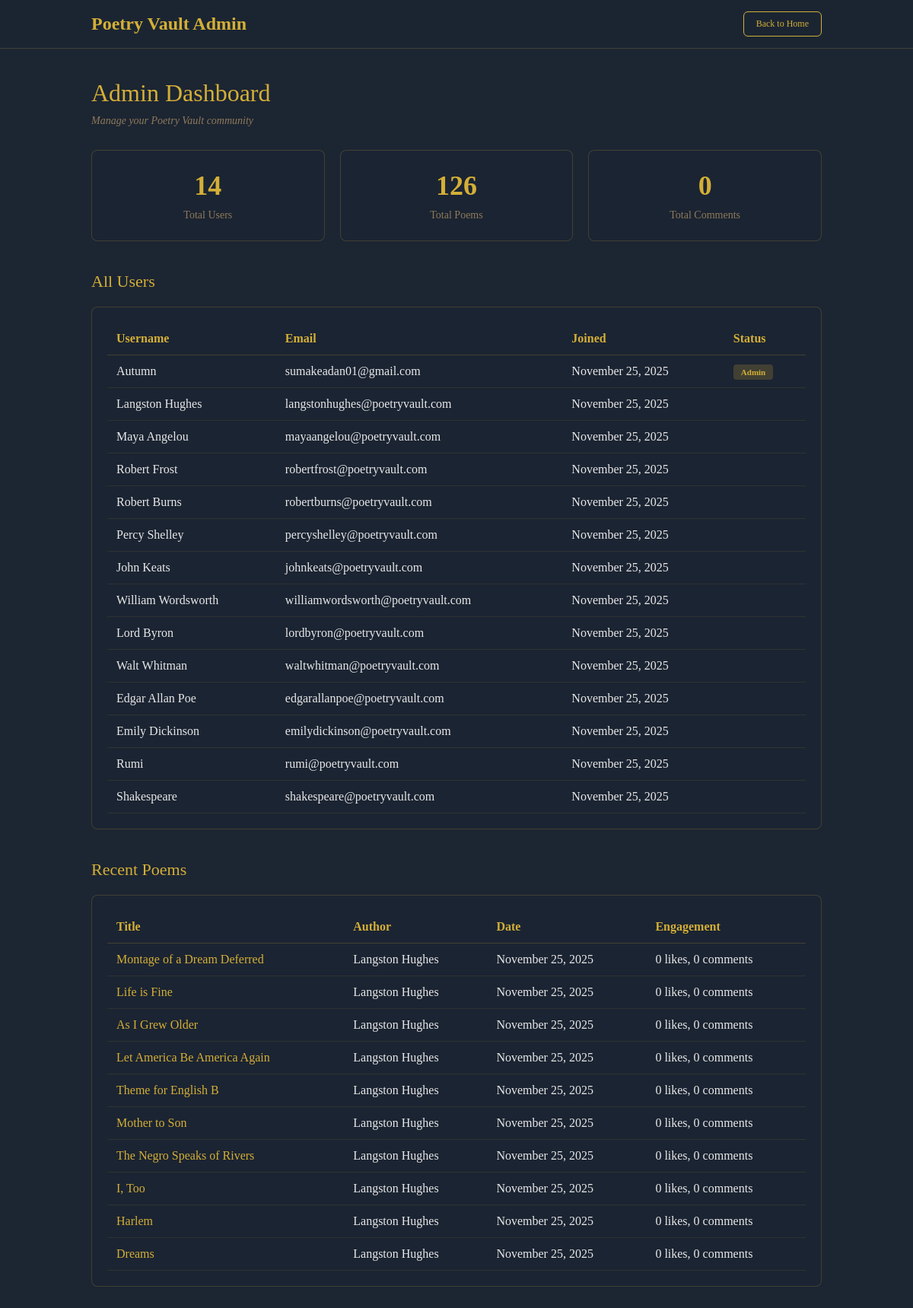
/admin (signed in), run on the app's committed database.
### models.py (models this page shows, shortened)
class User(UserMixin, db.Model):
    __tablename__ = 'users'
    id = db.Column(db.Integer, primary_key=True)
    username = db.Column(db.String(80), unique=True, nullable=False)
    email = db.Column(db.String(120), unique=True, nullable=False)
    password_hash = db.Column(db.String(255), nullable=False)
    age = db.Column(db.Integer, nullable=True)
    favorite_poet = db.Column(db.String(100), nullable=True)
    is_admin = db.Column(db.Boolean, default=False)
    created_at = db.Column(db.DateTime, default=datetime.utcnow)
    poems = db.relationship('Poem', backref='author', lazy=True)
    comments = db.relationship('Comment', backref='author', lazy=True)
    saved_poems = db.relationship('SavedPoem', backref='user', lazy=True, cascade='all, delete-orphan')
    likes = db.relationship('Like', backref='user', lazy=True, cascade='all, delete-orphan')
    notifications = db.relationship('Notification', backref='user', lazy=True, cascade='all, delete-orphan')
    highlights = db.relationship('Highlight', backref='user', lazy=True, cascade='all, delete-orphan')
    following = db.relationship('Follow', foreign_keys='Follow.follower_id', backref='follower', lazy='dynamic', cascade='all, delete-orphan')
    followers = db.relationship('Follow', foreign_keys='Follow.followed_id', backref='followed', lazy='dynamic', cascade='all, delete-orphan')

class Poem(db.Model):
    __tablename__ = 'poems'
    id = db.Column(db.Integer, primary_key=True)
    title = db.Column(db.String(200), nullable=False)
    content = db.Column(db.Text, nullable=False)
    category = db.Column(db.String(50), nullable=True)  # love, nature, death, spirituality, etc.
    created_at = db.Column(db.DateTime, default=datetime.utcnow)
    user_id = db.Column(db.Integer, db.ForeignKey('users.id'), nullable=False)
    is_classic = db.Column(db.Boolean, default=False)  # Hide from home feed, show in search only
    comments = db.relationship('Comment', backref='poem', lazy=True, cascade='all, delete-orphan')
    saved_by = db.relationship('SavedPoem', backref='poem', lazy=True, cascade='all, delete-orphan')
    likes = db.relationship('Like', backref='poem', lazy=True, cascade='all, delete-orphan')

### app.py (the view)
    @app.route('/admin')
    @login_required
    def admin():
        if not current_user.is_admin:
            abort(403)
        total_users = User.query.count()
        total_poems = Poem.query.count()
        total_comments = Comment.query.count()
        all_users = User.query.order_by(User.created_at.desc()).all()
        recent_poems = Poem.query.order_by(Poem.created_at.desc()).limit(10).all()
        return render_template('admin.html',
                             total_users=total_users,
                             total_poems=total_poems,
                             total_comments=total_comments,
                             users=all_users,
                             poems=recent_poems)

### templates/admin.html (shortened to what this page needs)
<!DOCTYPE html>
<html>
<head>
</head>
<body>
    <nav class="navbar">
        <div class="nav-container">
            <a href="/home" class="logo">Poetry Vault Admin</a>
            <a href="/home" class="btn-back">Back to Home</a>
        </div>
    </nav>
    <div class="container">
        <h1>Admin Dashboard</h1>
        <p class="subtitle">Manage your Poetry Vault community</p>
        <div class="stats-grid">
            <div class="stat-card">
                <div class="stat-number">{{ total_users }}</div>
                <div class="stat-label">Total Users</div>
            </div>
            <div class="stat-card">
                <div class="stat-number">{{ total_poems }}</div>
                <div class="stat-label">Total Poems</div>
            </div>
            <div class="stat-card">
                <div class="stat-number">{{ total_comments }}</div>
                <div class="stat-label">Total Comments</div>
            </div>
        </div>
        <div class="section-title">All Users</div>
        <div class="table-card">
            <table>
                <thead>
                    <tr>
                        <th>Username</th>
                        <th>Email</th>
                        <th>Joined</th>
                        <th>Status</th>
                    </tr>
                </thead>
                <tbody>
                    {% for user in users %}
                    <tr>
                        <td>{{ user.username }}</td>
                        <td>{{ user.email }}</td>
                        <td>{{ user.created_at.strftime('%B %d, %Y') }}</td>
                        <td>{% if user.is_admin %}<span class="badge">Admin</span>{% endif %}</td>
                    </tr>
                    {% endfor %}
                </tbody>
            </table>
        </div>
        <div class="section-title">Recent Poems</div>
        <div class="table-card">
            <table>
                <thead>
                    <tr>
                        <th>Title</th>
                        <th>Author</th>
                        <th>Date</th>
                        <th>Engagement</th>
                    </tr>
                </thead>
                <tbody>
                    {% for poem in poems %}
                    <tr>
                        <td><a href="/poem/{{ poem.id }}" style="color: #d4af37; text-decoration: none;">{{ poem.title }}</a></td>
                        <td>{{ poem.author.username }}</td>
                        <td>{{ poem.created_at.strftime('%B %d, %Y') }}</td>
                        <td>{{ poem.likes|length }} likes, {{ poem.comments|length }} comments</td>
                    </tr>
                    {% endfor %}
                </tbody>
            </table>
        </div>
    </div>
</body>
</html>

### templates/admin.html (style rules this page uses)
* { margin: 0; padding: 0; box-sizing: border-box; }
body { font-family: 'Georgia', serif; background: #1c2532; min-height: 100vh; color: #e8e8e8; }
.navbar { background: rgba(28, 37, 50, 0.95); border-bottom: 1px solid rgba(212, 175, 55, 0.2); padding: 15px 0; }
.nav-container { max-width: 1000px; margin: 0 auto; padding: 0 20px; display: flex; justify-content: space-between; align-items: center; }
.logo { font-size: 24px; color: #d4af37; font-weight: 600; text-decoration: none; }
.btn-back { padding: 8px 16px; background: transparent; color: #d4af37; border: 1px solid #d4af37; border-radius: 6px; text-decoration: none; font-size: 12px; }
.container { max-width: 1000px; margin: 40px auto; padding: 0 20px; }
h1 { color: #d4af37; font-size: 32px; margin-bottom: 10px; font-weight: normal; }
.subtitle { color: #8e7a5a; font-size: 14px; margin-bottom: 30px; font-style: italic; }
.stats-grid { display: grid; grid-template-columns: repeat(auto-fit, minmax(200px, 1fr)); gap: 20px; margin-bottom: 40px; }
.stat-card { background: rgba(28, 37, 50, 0.8); border: 1px solid rgba(212, 175, 55, 0.2); border-radius: 8px; padding: 25px; text-align: center; }
.stat-number { color: #d4af37; font-size: 36px; font-weight: 600; margin-bottom: 10px; }
.stat-label { color: #8e7a5a; font-size: 14px; }
.section-title { color: #d4af37; font-size: 22px; margin: 40px 0 20px 0; font-weight: normal; }
.table-card { background: rgba(28, 37, 50, 0.8); border: 1px solid rgba(212, 175, 55, 0.2); border-radius: 8px; padding: 20px; margin-bottom: 30px; overflow-x: auto; }
table { width: 100%; border-collapse: collapse; }
th { color: #d4af37; text-align: left; padding: 12px; border-bottom: 1px solid rgba(212, 175, 55, 0.2); font-weight: 600; }
td { color: #e8e8e8; padding: 12px; border-bottom: 1px solid rgba(212, 175, 55, 0.1); }
.badge { background: rgba(212, 175, 55, 0.2); color: #d4af37; padding: 4px 10px; border-radius: 4px; font-size: 11px; font-weight: 600; }

### data on the page
User: username "Autumn", email "sumakeadan01@gmail.com", created_at "November 25, 2025", is_admin "Admin"
User: username "Langston Hughes", email "langstonhughes@poetryvault.com", created_at "November 25, 2025"
User: username "Maya Angelou", email "mayaangelou@poetryvault.com", created_at "November 25, 2025"
User: username "Robert Frost", email "robertfrost@poetryvault.com", created_at "November 25, 2025"
User: username "Robert Burns", email "robertburns@poetryvault.com", created_at "November 25, 2025"
User: username "Percy Shelley", email "percyshelley@poetryvault.com", created_at "November 25, 2025"
User: username "John Keats", email "johnkeats@poetryvault.com", created_at "November 25, 2025"
User: username "William Wordsworth", email "williamwordsworth@poetryvault.com", created_at "November 25, 2025"
User: username "Lord Byron", email "lordbyron@poetryvault.com", created_at "November 25, 2025"
User: username "Walt Whitman", email "waltwhitman@poetryvault.com", created_at "November 25, 2025"
User: username "Edgar Allan Poe", email "edgarallanpoe@poetryvault.com", created_at "November 25, 2025"
User: username "Emily Dickinson", email "emilydickinson@poetryvault.com", created_at "November 25, 2025"
User: username "Rumi", email "rumi@poetryvault.com", created_at "November 25, 2025"
User: username "Shakespeare", email "shakespeare@poetryvault.com", created_at "November 25, 2025"
Poem: title "Montage of a Dream Deferred", author.username "Langston Hughes", created_at "November 25, 2025", likes|length "0", comments|length "0"
Poem: title "Life is Fine", author.username "Langston Hughes", created_at "November 25, 2025", likes|length "0", comments|length "0"
Poem: title "As I Grew Older", author.username "Langston Hughes", created_at "November 25, 2025", likes|length "0", comments|length "0"
Poem: title "Let America Be America Again", author.username "Langston Hughes", created_at "November 25, 2025", likes|length "0", comments|length "0"
Poem: title "Theme for English B", author.username "Langston Hughes", created_at "November 25, 2025", likes|length "0", comments|length "0"
Poem: title "Mother to Son", author.username "Langston Hughes", created_at "November 25, 2025", likes|length "0", comments|length "0"
Poem: title "The Negro Speaks of Rivers", author.username "Langston Hughes", created_at "November 25, 2025", likes|length "0", comments|length "0"
Poem: title "I, Too", author.username "Langston Hughes", created_at "November 25, 2025", likes|length "0", comments|length "0"
Poem: title "Harlem", author.username "Langston Hughes", created_at "November 25, 2025", likes|length "0", comments|length "0"
Poem: title "Dreams", author.username "Langston Hughes", created_at "November 25, 2025", likes|length "0", comments|length "0"

### other printed values
{{ total_users }} "14"
{{ total_poems }} "126"
{{ total_comments }} "0"
